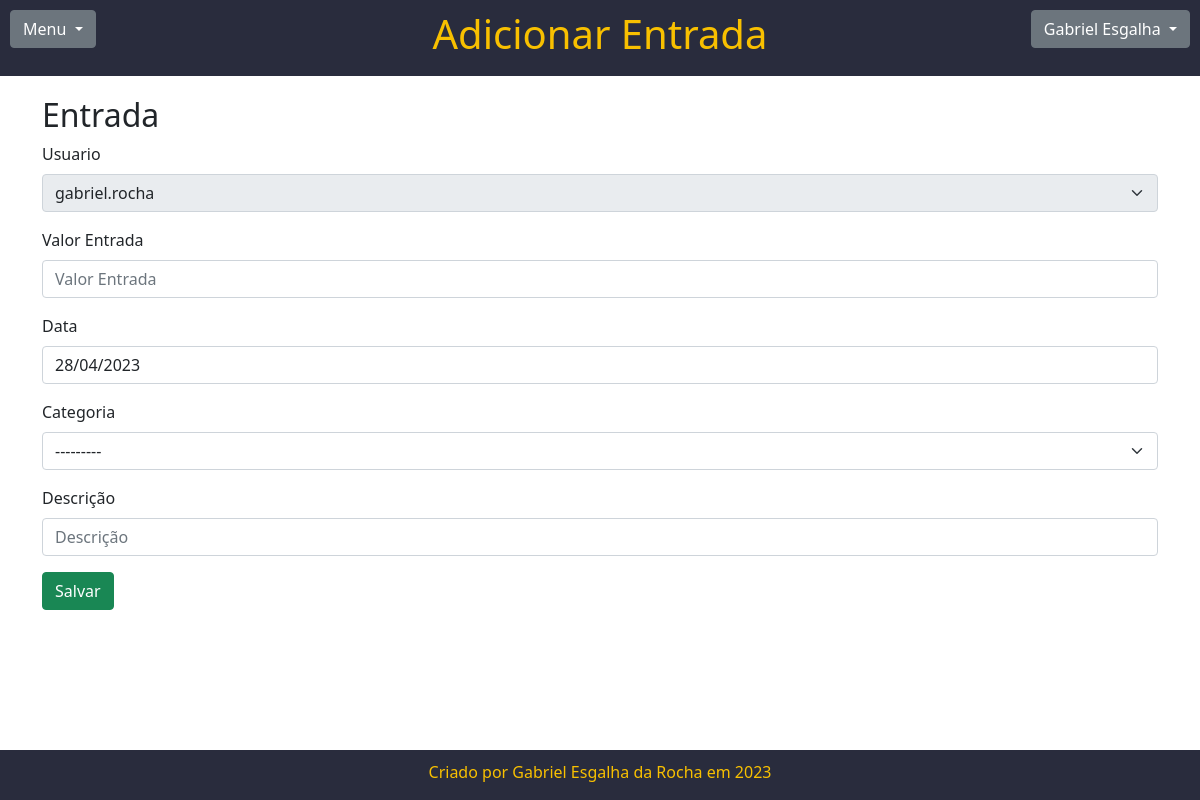
/entradas/add (signed in), run on the app's committed database.
### acesso/models.py (models this page shows, shortened)
class Usuario(AbstractBaseUser):
    username = models.CharField(max_length=30, unique=True, verbose_name="Usuário")
    email = models.EmailField(max_length=255, unique=True, verbose_name="E-mail")
    first_name = models.CharField(max_length=50, blank=True, null=True, verbose_name="Nome")
    last_name = models.CharField(max_length=50, blank=True, null=True, verbose_name="Sobrenome")
    cpf = models.CharField(max_length=11, unique=True, verbose_name="CPF", validators=[validate_cpf])
    phone = models.CharField(max_length=11, blank=True, null=True, verbose_name="Telefone")
    cep = models.CharField(max_length=15, blank=False, null=False, verbose_name="CEP")
    is_active = models.BooleanField(default=True, verbose_name="Ativo")
    is_admin = models.BooleanField(default=False, verbose_name="Admin")
    objects = UsuarioManager()
    USERNAME_FIELD = 'username'
    REQUIRED_FIELDS = ['email','cpf', 'phone','cep']
    def __str__(self):
        return self.username
    def is_superuser(self):
        return self.is_admin

### page/models.py (models this page shows)
class Categoria(models.Model):
    usuario = models.ForeignKey(Usuario, on_delete=models.PROTECT)
    categoria = models.CharField(max_length=50, verbose_name="Categoria")
    created_at = models.DateField(auto_now_add=True)
    def __str__(self):
        return "Categoria: {}".format(self.categoria)

### page/views.py (the view)
# urls.py: path('entradas/add', views.entradas_add, name="entradas_add"),
def entradas_add(request):
    if request.method == "POST":
        form = EntradasForm(data = request.POST, id_usuario=request.user.id)
        if form.is_valid():
            form.save()
            return redirect('entradas')
    else:
        form = EntradasForm(id_usuario=request.user.id)
    context = {
        'form': form,
    }
    return render(request, 'entradas_add.html', context)

### page/forms.py
class EntradasForm(forms.ModelForm):
    def __init__(self, id_usuario, *args, **kwargs):
        super().__init__(*args, **kwargs)
        self.fields['usuario'].queryset = Usuario.objects.filter(id=id_usuario)
        self.fields['usuario'].initial = Usuario.objects.filter(id=id_usuario).first()
        self.fields['usuario'].disabled = True
        self.fields['categoria'].queryset = Categoria.objects.filter(usuario=Usuario.objects.filter(id=id_usuario).first())
    class Meta:
        model = Entradas
        fields = "__all__"

### page/templates/entradas_add.html (shortened to what this page needs)
{% extends 'base.html' %}
{% load bootstrap5 %}
{% block TituloPagina %}<h1>Adicionar Entrada</h1>{% endblock TituloPagina %}
{% block content %}
<h2>Entrada</h2>
<form action="" method="post">
    {% bootstrap_form form %}
    <button type="submit" class="btn btn-success">Salvar</button>
</form>
{% endblock content %}

### page/templates/base.html (shortened to what this page needs)
{% load bootstrap5 %}
{% load static %}
<!DOCTYPE html>
<html lang="pt-br">
<head>
    <link rel="stylesheet" href="{% static 'css/base.css' %}?{% now 'YmdHis' %}">
    <link href="https://cdn.jsdelivr.net/npm/bootstrap@5.0.2/dist/css/bootstrap.min.css" rel="stylesheet" >
</head>
<body>
  <div class="wrapper">
    <div id="cabecalho">
        <div class="row" style="padding-bottom: 0px;">
          <div class="col-lg-2 col-md-3 col-sm-4">
            <div class="dropdown" style="text-align: left;">
              <button class="btn btn-secondary dropdown-toggle" type="button" data-bs-toggle="dropdown" aria-expanded="false">
                Menu
              </button>
            </div>
          </div>
          <div class="col-lg-8 col-md-6 col-sm-4">
            {% block TituloPagina %}{% endblock TituloPagina %}
          </div>
          {% if user.is_authenticated %}
          <div class="col-lg-2 col-md-3 col-sm-4">
            <div class="dropdown" style="text-align: right;">
              <button class="btn btn-secondary dropdown-toggle" type="button" data-bs-toggle="dropdown" aria-expanded="false">
                <span>{{ user.first_name }} {{ user.last_name }}</span>
              </button>
            </div>
          </div>
          {% endif %}
        </div>
    </div>
  <div id="conteudo" class="container">
    {% block content %}{% endblock content %}
  </div>
  <div id="rodape">
    <p>Criado por Gabriel Esgalha da Rocha em 2023</p>
  </div>
</div>
</body>
</html>

### page/static/css/base.css (style rules this page uses)
#cabecalho { background-color: #292c3d; color: #f8c000; height: 2%; padding: 10px; text-align: center; vertical-align: middle; }
html, body { height: 100%; }
#rodape { background-color: #292c3d; color: #f8c000; height: 50px; padding: 10px; bottom: 0; width: 100%; text-align: center; position: absolute; }
.wrapper { min-height: 100%; position: relative; }
#conteudo { padding-top: 20px; }
.container { padding-bottom: 60px; }
.row { padding-bottom: 10px; }

### data on the page
Usuario: first_name "Gabriel", last_name "Esgalha"
Categoria: usuario "gabriel.rocha", categoria "---------"
